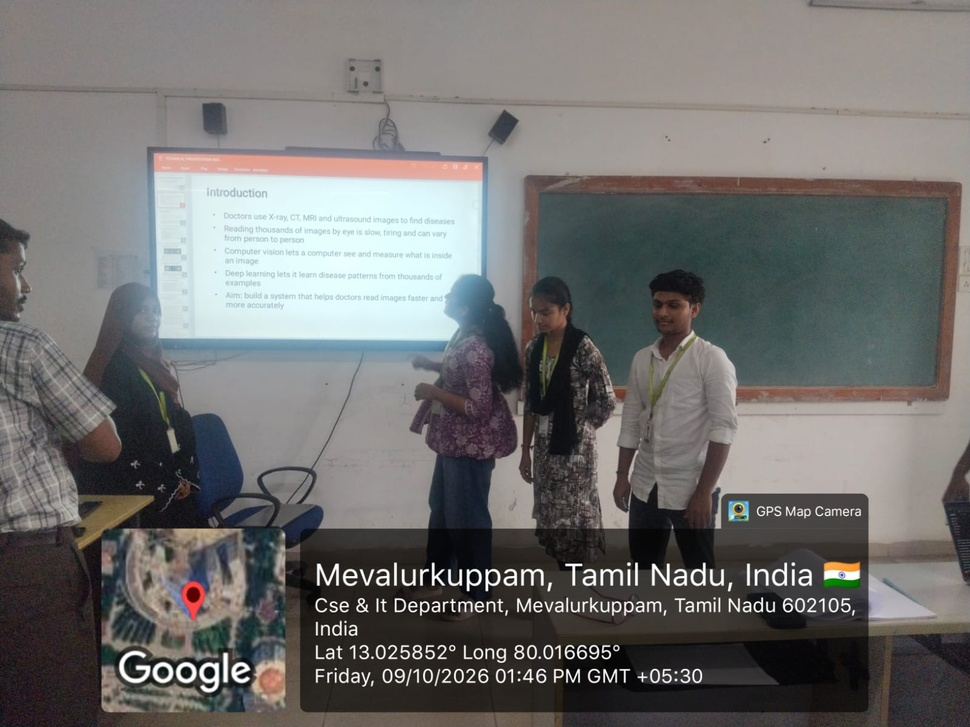
#> input picture Capstone Project/presentation batch 4.jpeg, 970 x 727 px, shrunk from 1600 x 1200 before the run
$ python 'exp 12.py'
#> lines starting #> are read from the running program, lines starting #| are printed output that depends on the picture

import cv2
from tkinter import Tk, filedialog

# Open file selection window
root = Tk()
root.withdraw()

# Select image from laptop
image_path = filedialog.askopenfilename(
    title="Select an Image",
    filetypes=[("Image Files", "*.jpg *.jpeg *.png")]
)
#> the answer given: Capstone Project/presentation batch 4.jpeg

# Read the selected image
img = cv2.imread(image_path)
#> img is the input picture: shape (727, 970, 3); mean B, G, R 110.6, 111.9, 112.7

if img is None:
    print("Error: Image not selected or not found!")

else:
    # Rotate image 270 degrees clockwise
    rotated_image = cv2.rotate(
        img, cv2.ROTATE_90_COUNTERCLOCKWISE
    )
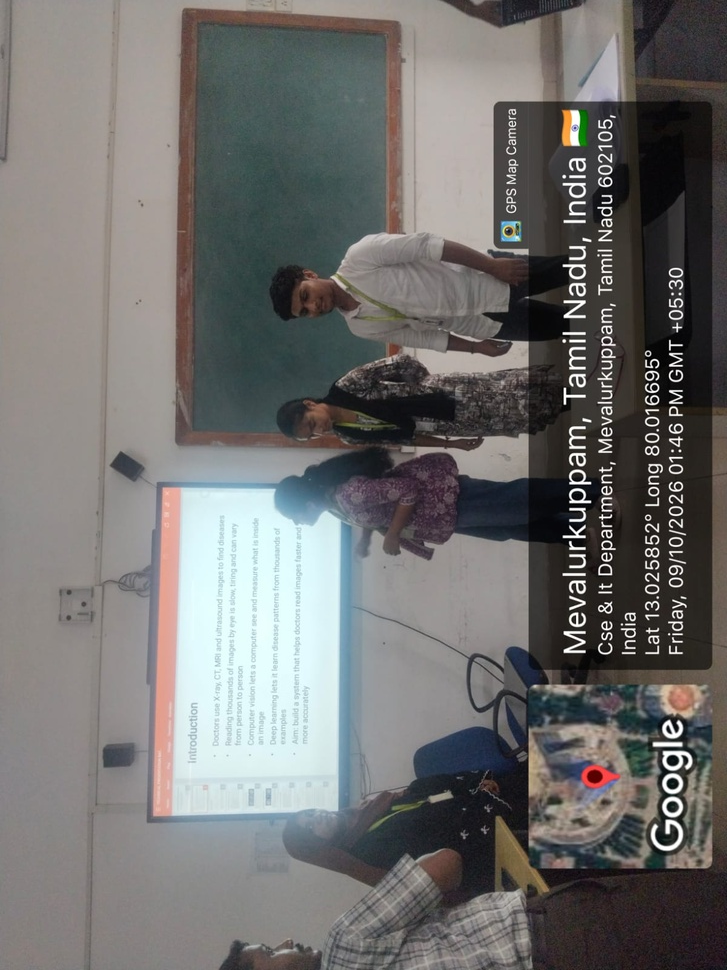
#> rotated_image: shape (970, 727, 3); mean B, G, R 110.6, 111.9, 112.7

    # Display original image
    cv2.imshow("Original Image", img)

    # Display rotated image
    cv2.imshow("270 Degree Clockwise Rotated Image", rotated_image)

    # Save rotated image
    cv2.imwrite("rotated_270_image.jpg", rotated_image)

    print("270 Degree Clockwise Rotation Completed Successfully!")

    # Wait for key press
    cv2.waitKey(0)

    # Close all windows
    cv2.destroyAllWindows()

root.destroy()
